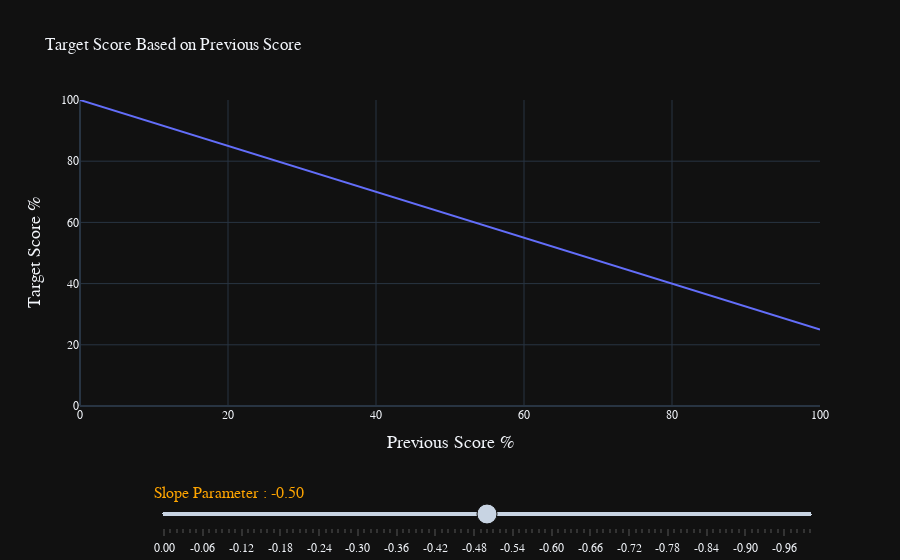

The notebook cell this image was saved under:
### Code cell
# Create the initial plot
fig = go.Figure()
fig.add_trace(go.Scatter(x=x, y=y, mode='lines'))
fig.update_layout(template="plotly_dark", title="Target Score Based on Previous Score")
# fix the y axis range
fig.update_yaxes(range=[0, 100])

# Define the slider
slider = {
    'min':0,
    'max':-1,
    'step':-0.01,
    'value':-0.5
    }

# Get the index of the step that corresponds to the value of -0.75
initial_step_index = int((slider['max'] - slider['value']) / slider['step'])

# Define the layout
layout = dict(
    xaxis=dict(title='Previous Score %', 
              title_font=dict(size=18, family='Monaco,monospace')),
    yaxis=dict(title='Target Score %', 
              title_font=dict(size=18, family='Monaco,monospace')),
    font=dict(family='Monaco,monospace', size=12),
    sliders=[dict(
        active=initial_step_index,
        tickwidth=2,
        transition=dict(duration=300, easing='cubic-in-out'),
        pad=dict(t=10),
        len=0.9,
        x=0.1,
        y=-0.2,
        currentvalue=dict(visible=True, 
                          prefix='Slope Parameter : ', 
                          xanchor='left', 
                          font=dict(size=16, color='orange')),  # Set the initial value of the slider to -0.75
        steps=[dict(
            label='{:.2f}'.format(m),
            method='update',
            args=[{'y': [target_score(x, m)]}]
        ) for m in np.arange(slider['min'], slider['max']+slider['step'], slider['step'])]
    )]
)

# Update the layout
fig.update_layout(layout)

# Show the plot
fig.show()
